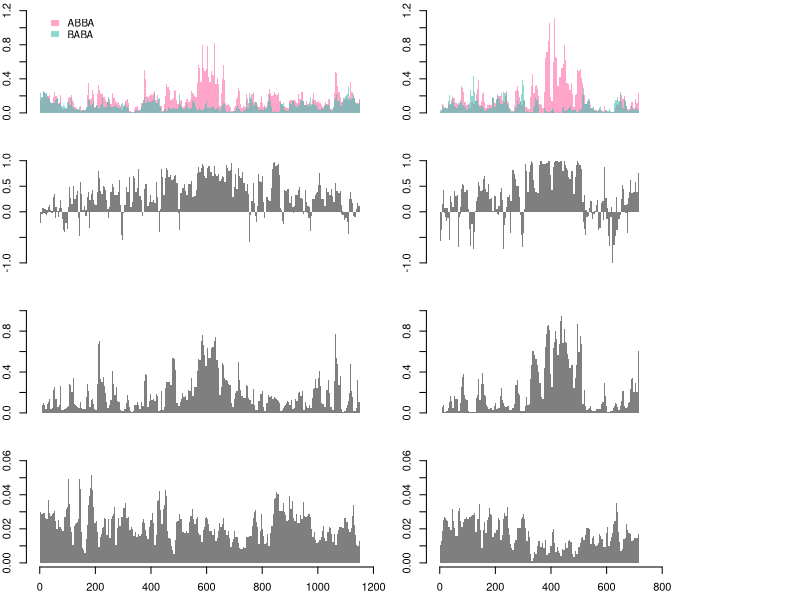

Reproduce this figure in R.
#!/usr/bin/env Rscript

# plot_ABBABABA_pattern_loci.r
# generate plots across BD and Yb bac walk regions - Figure 4.

# Written for "Evaluating statistics for the identification of introgressed loci"
# by Simon H. Martin, John W. Davey and Chris D. Jiggins
# John Davey:   jd626@cam.ac.uk
# Simon Martin: shm45@cam.ac.uk
# November-December 2013


#input data

yb <- read.csv("Yb.ABBABABA_dxy_S.minExD0.5.w5m1s1000.csv")
yb <- subset(yb, is.na(D) == F & is.na(mf) == F & sitesOverMinExD >= 1000)


bd <- read.csv("BD.ABBABABA_dxy_S.minExD0.5.w5m1s1000.csv")
bd <- subset(bd, is.na(D) == F & is.na(mf) == F & sitesOverMinExD >= 1000)

pdf(file = "/home/simon/Images/ABBABABA_sim_paper/plots_acrosss_BD_Yb_filtered.pdf", width = 12, height = 7)


par(mfrow = c(4,2), mar = c(2.5,2,0.5,1))

#counts of ABBA and BABA per 100 sites
plot(0,0,cex = 0, ylim = c(0,1.2), bty = "n", xaxt = "n", xlab = "", xlim = c(0,1200000), ylab = "count per 100 sites")
polygon(c(min(yb$position),yb$position,max(yb$position)),c(0,yb$ABBA*100/yb$sites,0), border = NA, col = rgb(255,102,164,150, maxColorValue = 255))
polygon(c(min(yb$position),yb$position,max(yb$position)),c(0,yb$BABA*100/yb$sites,0), border = NA, col = rgb(60,192,176,150, maxColorValue = 255))

legend(10000, 1.2, legend = c("ABBA", "BABA"), fill = c(rgb(255,102,164,150, maxColorValue = 255),rgb(60,192,176,150, maxColorValue = 255)), bty = "n", border = NA, cex = 0.9)

plot(0,0,cex = 0, ylim = c(0,1.2), bty = "n", xaxt = "n", xlab = "", xlim = c(0,1200000), ylab = "count per 100 sites")
polygon(c(min(bd$position),bd$position,max(bd$position)),c(0,bd$ABBA*100/bd$sites,0), border = NA, col = rgb(255,102,164,150, maxColorValue = 255))
polygon(c(min(bd$position),bd$position,max(bd$position)),c(0,bd$BABA*100/bd$sites,0), border = NA, col = rgb(60,192,176,150, maxColorValue = 255))


# D stat
plot(0,0,cex = 0, ylim = c(-1,1), bty = "n", xlab = "", xlim = c(0,1200000), ylab = "f", xaxt = "n")
polygon(c(min(yb$position),yb$position,max(yb$position)),c(0,yb$D,0), border = NA, col = rgb(0,0,0,0.5))

plot(0,0,cex = 0, ylim = c(-1,1), bty = "n", xlab = "", xlim = c(0,1200000), ylab = "f", xaxt = "n")
polygon(c(min(bd$position),bd$position,max(bd$position)),c(0,bd$D,0), border = NA, col = rgb(0,0,0,0.5))



# f stat
plot(0,0,cex = 0, ylim = c(0,1), bty = "n", xlab = "", xlim = c(0,1200000), ylab = "f", xaxt = "n")
polygon(c(min(yb$position[yb$D >= 0]),yb$position[yb$D >= 0],max(yb$position[yb$D >= 0])),c(0,yb$mf[yb$D >= 0],0), border = NA, col = rgb(0,0,0,0.5))

plot(0,0,cex = 0, ylim = c(0,1), bty = "n", xlab = "", xlim = c(0,1200000), ylab = "f", xaxt = "n")
polygon(c(min(bd$position[bd$D >= 0]),bd$position[bd$D >= 0],max(bd$position[bd$D >= 0])),c(0,bd$mf[bd$D >= 0],0), border = NA, col = rgb(0,0,0,0.5))


# dXY

plot(0,0,cex = 0, ylim = c(0,0.06), bty = "n", xlab = "", xlim = c(0,1200000), ylab = "f", xaxt = "n")
polygon(c(min(yb$position),yb$position[is.na(yb$P2P3_dxy) == F],max(yb$position)),c(0,yb$P2P3_dxy[is.na(yb$P2P3_dxy) == F],0), border = NA, col = rgb(0,0,0,0.5))
axis(1,at = seq(0,1200000,200000), labels = seq(0, 1200, 200))

plot(0,0,cex = 0, ylim = c(0,0.06), bty = "n", xlab = "", xlim = c(0,1200000), ylab = "f", xaxt = "n")
polygon(c(min(bd$position),bd$position[is.na(bd$P2P3_dxy) == F],max(bd$position)),c(0,bd$P2P3_dxy[is.na(bd$P2P3_dxy) == F],0), border = NA, col = rgb(0,0,0,0.5))
axis(1,at = seq(0,800000,200000), labels = seq(0,800,200))


dev.off()

